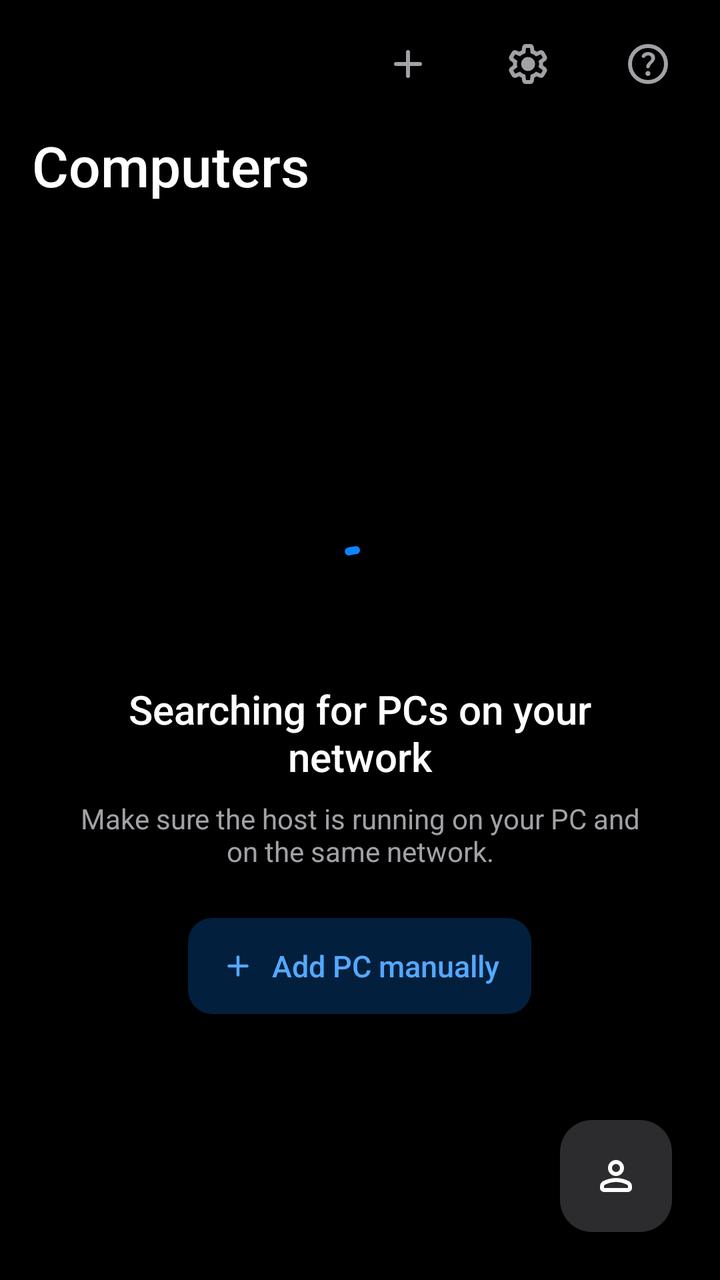
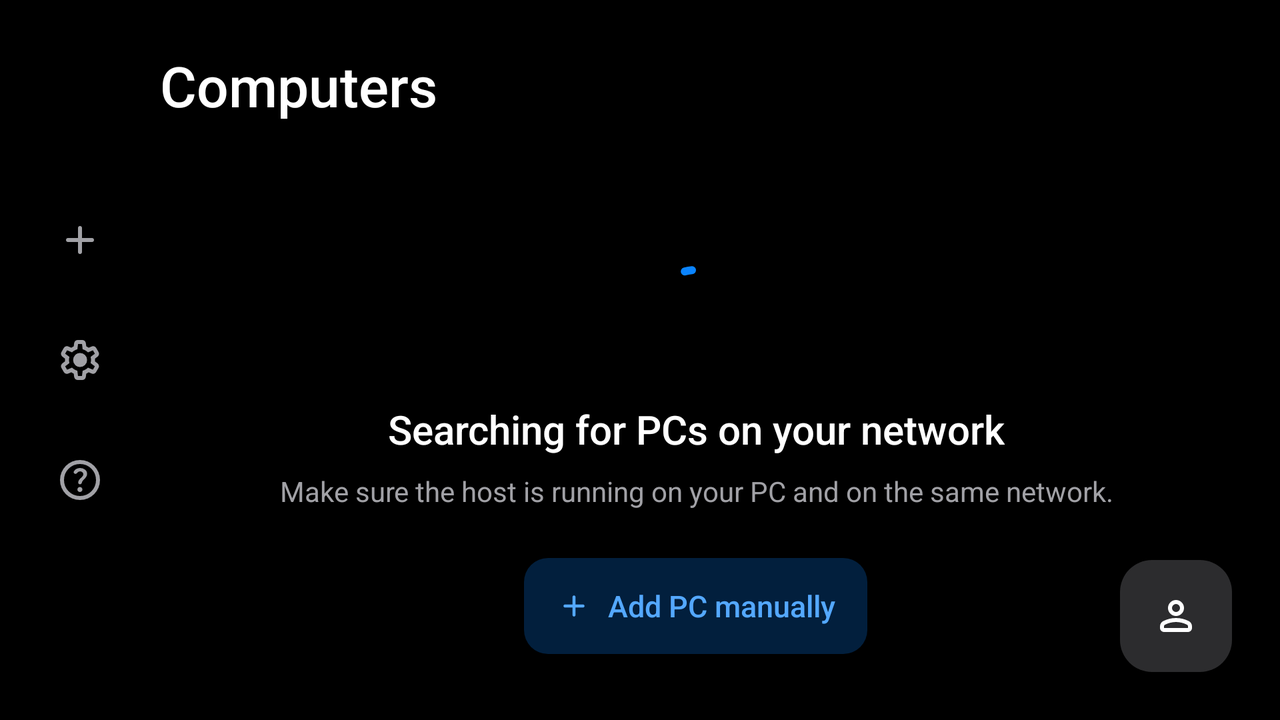

First picture: res/layout/ on a phone held upright. Second picture: the repository's own variant of that layout, on a device whose configuration matches the variant's folder. Source for both follows.
<!-- AndroidManifest.xml: application theme AppTheme -->
<!-- res/layout/activity_pc_view.xml -->
<RelativeLayout xmlns:android="http://schemas.android.com/apk/res/android"
    xmlns:tools="http://schemas.android.com/tools"
    xmlns:app="http://schemas.android.com/apk/res-auto"
    android:background="@color/vw_bg"
    android:layout_width="match_parent"
    android:layout_height="match_parent"
    tools:context=".PcView">

    
    <LinearLayout
        android:id="@+id/pcRail"
        android:layout_width="match_parent"
        android:layout_height="64dp"
        android:layout_alignParentTop="true"
        android:gravity="center_vertical|end"
        android:orientation="horizontal"
        android:paddingLeft="@dimen/vw_space_3"
        android:paddingRight="@dimen/vw_space_3">

        <com.google.android.material.button.MaterialButton
            android:id="@+id/manuallyAddPc"
            style="@style/Widget.Vibe.RailButton"
            android:layout_width="48dp"
            android:layout_height="48dp"
            android:contentDescription="@string/title_add_pc"
            android:tooltipText="@string/title_add_pc"
            android:preferKeepClear="true"
            android:nextFocusRight="@+id/settingsButton"
            app:icon="@drawable/ic_add" />

        <com.google.android.material.button.MaterialButton
            android:id="@+id/settingsButton"
            style="@style/Widget.Vibe.RailButton"
            android:layout_width="48dp"
            android:layout_height="48dp"
            android:contentDescription="@string/pcview_settings"
            android:tooltipText="@string/pcview_settings"
            android:preferKeepClear="true"
            android:layout_marginStart="@dimen/vw_space_3"
            android:layout_marginLeft="@dimen/vw_space_3"
            android:nextFocusLeft="@id/manuallyAddPc"
            android:nextFocusRight="@+id/helpButton"
            android:nextFocusForward="@+id/helpButton"
            app:icon="@drawable/ic_settings_rounded" />

        <com.google.android.material.button.MaterialButton
            android:id="@+id/helpButton"
            style="@style/Widget.Vibe.RailButton"
            android:layout_width="48dp"
            android:layout_height="48dp"
            android:contentDescription="@string/help"
            android:tooltipText="@string/help"
            android:preferKeepClear="true"
            android:layout_marginStart="@dimen/vw_space_3"
            android:layout_marginLeft="@dimen/vw_space_3"
            android:nextFocusLeft="@id/settingsButton"
            app:icon="@drawable/ic_help" />
    </LinearLayout>

    <LinearLayout
        android:id="@+id/pcContent"
        android:layout_width="match_parent"
        android:layout_height="match_parent"
        android:layout_below="@id/pcRail"
        android:orientation="vertical"
        android:paddingLeft="@dimen/vw_space_4"
        android:paddingRight="@dimen/vw_space_4">

        <TextView
            android:id="@+id/pcHeaderTitle"
            android:layout_width="wrap_content"
            android:layout_height="wrap_content"
            android:text="@string/pcview_header_title"
            android:textAppearance="@style/TextAppearance.Vibe.Display" />

        <TextView
            android:id="@+id/pcHeaderSubtitle"
            android:layout_width="wrap_content"
            android:layout_height="wrap_content"
            android:layout_marginTop="@dimen/vw_space_1"
            android:textAppearance="@style/TextAppearance.Vibe.Secondary" />

        <RelativeLayout
            android:id="@+id/pcFragmentContainer"
            android:layout_width="match_parent"
            android:layout_height="0dp"
            android:layout_weight="1"
            android:layout_marginTop="@dimen/vw_space_3">

        <LinearLayout
            android:id="@+id/no_pc_found_layout"
            android:layout_width="wrap_content"
            android:layout_height="wrap_content"
            android:layout_centerInParent="true"
            android:gravity="center_horizontal"
            android:orientation="vertical"
            android:paddingLeft="@dimen/vw_space_4"
            android:paddingRight="@dimen/vw_space_4">

            <com.google.android.material.progressindicator.CircularProgressIndicator
                android:id="@+id/pcs_loading"
                android:layout_width="wrap_content"
                android:layout_height="wrap_content"
                android:indeterminate="true"
                app:indicatorColor="@color/vw_accent"
                app:indicatorSize="48dp"
                app:trackThickness="4dp" />

            <TextView
                android:layout_width="wrap_content"
                android:layout_height="wrap_content"
                android:layout_marginTop="@dimen/vw_space_4"
                android:gravity="center"
                android:maxWidth="480dp"
                android:text="@string/pcview_searching_title"
                android:textAppearance="@style/TextAppearance.Vibe.Section" />

            <TextView
                android:layout_width="wrap_content"
                android:layout_height="wrap_content"
                android:layout_marginTop="@dimen/vw_space_2"
                android:gravity="center"
                android:maxWidth="480dp"
                android:text="@string/pcview_searching_hint"
                android:textAppearance="@style/TextAppearance.Vibe.Secondary" />

            <com.google.android.material.button.MaterialButton
                android:id="@+id/noPcAddButton"
                style="@style/Widget.Vibe.TonalButton"
                android:layout_width="wrap_content"
                android:layout_height="wrap_content"
                android:layout_marginTop="@dimen/vw_space_5"
                android:text="@string/pcview_add_pc_manually"
                app:icon="@drawable/ic_add" />
        </LinearLayout>

        </RelativeLayout>
    </LinearLayout>

    <com.google.android.material.floatingactionbutton.ExtendedFloatingActionButton
        android:id="@+id/profilesButton"
        style="@style/Widget.Vibe.Fab"
        android:layout_width="wrap_content"
        android:layout_height="wrap_content"
        android:layout_alignParentBottom="true"
        android:layout_alignParentEnd="true"
        android:layout_alignParentRight="true"
        android:layout_marginBottom="@dimen/vw_space_5"
        android:layout_marginEnd="@dimen/vw_space_5"
        android:layout_marginRight="@dimen/vw_space_5"
        android:contentDescription="@string/profile_manager_choose_profile"
        app:icon="@drawable/ic_profiles" />

</RelativeLayout>
<!-- resources referenced by this layout -->
<resources>
  <color name="vw_accent">#0A84FF</color>
  <color name="vw_bg">#000000</color>
  <dimen name="vw_space_1">4dp</dimen>
  <dimen name="vw_space_2">8dp</dimen>
  <dimen name="vw_space_3">12dp</dimen>
  <dimen name="vw_space_4">16dp</dimen>
  <dimen name="vw_space_5">24dp</dimen>
  <string name="help">Help</string>
  <string name="pcview_add_pc_manually">Add PC manually</string>
  <string name="pcview_header_title">Computers</string>
  <string name="pcview_searching_hint">Make sure the host is running on your PC and on the same network.</string>
  <string name="pcview_searching_title">Searching for PCs on your network</string>
  <string name="pcview_settings">Settings</string>
  <string name="profile_manager_choose_profile">Choose Profile</string>
  <string name="title_add_pc">Add PC Manually</string>
  <style name="TextAppearance.Vibe.Display">
          <item name="android:textSize">28sp</item>
          <item name="android:fontFamily">sans-serif-medium</item>
      </style>
  <style name="TextAppearance.Vibe.Secondary">
          <item name="android:textSize">14sp</item>
          <item name="android:textColor">@color/vw_on_surface_variant</item>
      </style>
  <style name="TextAppearance.Vibe.Section">
          <item name="android:textSize">20sp</item>
          <item name="android:fontFamily">sans-serif-medium</item>
      </style>
  <color name="vw_on_surface_variant">#A1A1A6</color>
  <color name="vw_on_surface">#FFFFFF</color>
  <color name="vw_surface_high">#2C2C2E</color>
  <color name="vw_accent_tonal">#3D0A84FF</color>
  <dimen name="vw_focus_stroke">3dp</dimen>
  <style name="ShapeAppearance.Vibe.Large" parent="">
          <item name="cornerFamily">rounded</item>
          <item name="cornerSize">@dimen/vw_radius_lg</item>
      </style>
  <dimen name="vw_row_focus_stroke">2dp</dimen>
  <dimen name="vw_radius_md">12dp</dimen>
  <style name="TextAppearance.Vibe.Label">
          <item name="android:textSize">15sp</item>
          <item name="android:fontFamily">sans-serif-medium</item>
      </style>
  <color name="vw_accent_text">#54A8FF</color>
  <!-- from res/values-v29/ -->
  <style name="AppBaseTheme" parent="Theme.Material3.Dark.NoActionBar">
          <item name="android:navigationBarColor">@android:color/transparent</item>
          <item name="android:statusBarColor">@android:color/transparent</item>
          
          <item name="android:forceDarkAllowed">false</item>
      </style>
  <color name="vw_accent_container">#0071E3</color>
  <color name="vw_surface">#1C1C1E</color>
  <color name="vw_separator">#99545458</color>
  <dimen name="vw_radius_lg">16dp</dimen>
  <style name="ShapeAppearance.Vibe.ExtraLarge" parent="">
          <item name="cornerFamily">rounded</item>
          <item name="cornerSize">@dimen/vw_radius_xl</item>
      </style>
  <style name="Preference.Vibe" parent="Preference.Material">
          <item name="android:layout">@layout/vw_pref_row</item>
      </style>
  <style name="Preference.Vibe.CheckBox" parent="Preference.CheckBoxPreference.Material">
          <item name="android:layout">@layout/vw_pref_row</item>
          <item name="android:widgetLayout">@layout/vw_pref_switch</item>
      </style>
  <style name="Preference.Vibe.Dialog" parent="Preference.DialogPreference.Material">
          <item name="android:layout">@layout/vw_pref_row</item>
      </style>
  <style name="Preference.Vibe.EditText" parent="Preference.DialogPreference.EditTextPreference.Material">
          <item name="android:layout">@layout/vw_pref_row</item>
      </style>
  <style name="Preference.Vibe.Category" parent="Preference.Category.Material">
          <item name="android:layout">@layout/vw_pref_category</item>
      </style>
  <dimen name="vw_radius_xl">20dp</dimen>
  <!-- some entries are left out for length -->
</resources>
<!-- res/layout-land/activity_pc_view.xml (the repository's variant of the layout above) -->
<!-- drawn on the phone turned sideways -->
<RelativeLayout xmlns:android="http://schemas.android.com/apk/res/android"
    xmlns:tools="http://schemas.android.com/tools"
    xmlns:app="http://schemas.android.com/apk/res-auto"
    android:background="@color/vw_bg"
    android:layout_width="match_parent"
    android:layout_height="match_parent"
    tools:context=".PcView" >

    
    <LinearLayout
        android:id="@+id/pcRail"
        android:layout_width="80dp"
        android:layout_height="match_parent"
        android:layout_alignParentStart="true"
        android:layout_alignParentLeft="true"
        android:gravity="center"
        android:orientation="vertical">

        <com.google.android.material.button.MaterialButton
            android:id="@+id/manuallyAddPc"
            style="@style/Widget.Vibe.RailButton"
            android:layout_width="48dp"
            android:layout_height="48dp"
            android:contentDescription="@string/title_add_pc"
            android:tooltipText="@string/title_add_pc"
            android:preferKeepClear="true"
            android:nextFocusUp="@id/manuallyAddPc"
            android:nextFocusDown="@+id/settingsButton"
            app:icon="@drawable/ic_add" />

        <com.google.android.material.button.MaterialButton
            android:id="@+id/settingsButton"
            style="@style/Widget.Vibe.RailButton"
            android:layout_width="48dp"
            android:layout_height="48dp"
            android:contentDescription="@string/pcview_settings"
            android:tooltipText="@string/pcview_settings"
            android:preferKeepClear="true"
            android:layout_marginTop="@dimen/vw_space_3"
            android:nextFocusUp="@id/manuallyAddPc"
            android:nextFocusDown="@+id/helpButton"
            android:nextFocusForward="@+id/helpButton"
            app:icon="@drawable/ic_settings_rounded" />

        <com.google.android.material.button.MaterialButton
            android:id="@+id/helpButton"
            style="@style/Widget.Vibe.RailButton"
            android:layout_width="48dp"
            android:layout_height="48dp"
            android:contentDescription="@string/help"
            android:tooltipText="@string/help"
            android:preferKeepClear="true"
            android:layout_marginTop="@dimen/vw_space_3"
            android:nextFocusUp="@id/settingsButton"
            android:nextFocusDown="@id/helpButton"
            app:icon="@drawable/ic_help" />
    </LinearLayout>

    <LinearLayout
        android:id="@+id/pcContent"
        android:layout_width="match_parent"
        android:layout_height="match_parent"
        android:layout_toEndOf="@id/pcRail"
        android:layout_toRightOf="@id/pcRail"
        android:orientation="vertical"
        android:paddingTop="@dimen/vw_gutter"
        android:paddingEnd="@dimen/vw_gutter"
        android:paddingRight="@dimen/vw_gutter">

        <TextView
            android:id="@+id/pcHeaderTitle"
            android:layout_width="wrap_content"
            android:layout_height="wrap_content"
            android:text="@string/pcview_header_title"
            android:textAppearance="@style/TextAppearance.Vibe.Display" />

        <TextView
            android:id="@+id/pcHeaderSubtitle"
            android:layout_width="wrap_content"
            android:layout_height="wrap_content"
            android:layout_marginTop="@dimen/vw_space_1"
            android:textAppearance="@style/TextAppearance.Vibe.Secondary" />

        <RelativeLayout
            android:id="@+id/pcFragmentContainer"
            android:layout_width="match_parent"
            android:layout_height="0dp"
            android:layout_weight="1"
            android:layout_marginTop="@dimen/vw_space_3">

        <LinearLayout
            android:id="@+id/no_pc_found_layout"
            android:layout_width="wrap_content"
            android:layout_height="wrap_content"
            android:layout_centerInParent="true"
            android:gravity="center_horizontal"
            android:orientation="vertical"
            android:paddingLeft="@dimen/vw_space_4"
            android:paddingRight="@dimen/vw_space_4">

            <com.google.android.material.progressindicator.CircularProgressIndicator
                android:id="@+id/pcs_loading"
                android:layout_width="wrap_content"
                android:layout_height="wrap_content"
                android:indeterminate="true"
                app:indicatorColor="@color/vw_accent"
                app:indicatorSize="48dp"
                app:trackThickness="4dp" />

            <TextView
                android:layout_width="wrap_content"
                android:layout_height="wrap_content"
                android:layout_marginTop="@dimen/vw_space_4"
                android:gravity="center"
                android:maxWidth="480dp"
                android:text="@string/pcview_searching_title"
                android:textAppearance="@style/TextAppearance.Vibe.Section" />

            <TextView
                android:layout_width="wrap_content"
                android:layout_height="wrap_content"
                android:layout_marginTop="@dimen/vw_space_2"
                android:gravity="center"
                android:maxWidth="480dp"
                android:text="@string/pcview_searching_hint"
                android:textAppearance="@style/TextAppearance.Vibe.Secondary" />

            <com.google.android.material.button.MaterialButton
                android:id="@+id/noPcAddButton"
                style="@style/Widget.Vibe.TonalButton"
                android:layout_width="wrap_content"
                android:layout_height="wrap_content"
                android:layout_marginTop="@dimen/vw_space_5"
                android:text="@string/pcview_add_pc_manually"
                app:icon="@drawable/ic_add" />
        </LinearLayout>

        </RelativeLayout>
    </LinearLayout>

    <com.google.android.material.floatingactionbutton.ExtendedFloatingActionButton
        android:id="@+id/profilesButton"
        style="@style/Widget.Vibe.Fab"
        android:layout_width="wrap_content"
        android:layout_height="wrap_content"
        android:layout_alignParentBottom="true"
        android:layout_alignParentEnd="true"
        android:layout_alignParentRight="true"
        android:layout_marginBottom="@dimen/vw_space_5"
        android:layout_marginEnd="@dimen/vw_space_5"
        android:layout_marginRight="@dimen/vw_space_5"
        android:contentDescription="@string/profile_manager_choose_profile"
        app:icon="@drawable/ic_profiles" />

</RelativeLayout>
<!-- resources referenced by the variant -->
<!-- as the phone turned sideways resolves them -->
<resources>
  <color name="vw_accent">#0A84FF</color>
  <color name="vw_bg">#000000</color>
  <dimen name="vw_gutter">24dp</dimen>
  <dimen name="vw_space_1">4dp</dimen>
  <dimen name="vw_space_2">8dp</dimen>
  <dimen name="vw_space_3">12dp</dimen>
  <dimen name="vw_space_4">16dp</dimen>
  <dimen name="vw_space_5">24dp</dimen>
  <string name="help">Help</string>
  <string name="pcview_add_pc_manually">Add PC manually</string>
  <string name="pcview_header_title">Computers</string>
  <string name="pcview_searching_hint">Make sure the host is running on your PC and on the same network.</string>
  <string name="pcview_searching_title">Searching for PCs on your network</string>
  <string name="pcview_settings">Settings</string>
  <string name="profile_manager_choose_profile">Choose Profile</string>
  <string name="title_add_pc">Add PC Manually</string>
  <style name="TextAppearance.Vibe.Display">
          <item name="android:textSize">28sp</item>
          <item name="android:fontFamily">sans-serif-medium</item>
      </style>
  <style name="TextAppearance.Vibe.Secondary">
          <item name="android:textSize">14sp</item>
          <item name="android:textColor">@color/vw_on_surface_variant</item>
      </style>
  <style name="TextAppearance.Vibe.Section">
          <item name="android:textSize">20sp</item>
          <item name="android:fontFamily">sans-serif-medium</item>
      </style>
  <color name="vw_on_surface_variant">#A1A1A6</color>
  <color name="vw_on_surface">#FFFFFF</color>
  <color name="vw_surface_high">#2C2C2E</color>
  <color name="vw_accent_tonal">#3D0A84FF</color>
  <dimen name="vw_focus_stroke">3dp</dimen>
  <style name="ShapeAppearance.Vibe.Large" parent="">
          <item name="cornerFamily">rounded</item>
          <item name="cornerSize">@dimen/vw_radius_lg</item>
      </style>
  <dimen name="vw_row_focus_stroke">2dp</dimen>
  <dimen name="vw_radius_md">12dp</dimen>
  <style name="TextAppearance.Vibe.Label">
          <item name="android:textSize">15sp</item>
          <item name="android:fontFamily">sans-serif-medium</item>
      </style>
  <color name="vw_accent_text">#54A8FF</color>
  <!-- from res/values-v29/ -->
  <style name="AppBaseTheme" parent="Theme.Material3.Dark.NoActionBar">
          <item name="android:navigationBarColor">@android:color/transparent</item>
          <item name="android:statusBarColor">@android:color/transparent</item>
          
          <item name="android:forceDarkAllowed">false</item>
      </style>
  <color name="vw_accent_container">#0071E3</color>
  <color name="vw_surface">#1C1C1E</color>
  <color name="vw_separator">#99545458</color>
  <dimen name="vw_radius_lg">16dp</dimen>
  <style name="ShapeAppearance.Vibe.ExtraLarge" parent="">
          <item name="cornerFamily">rounded</item>
          <item name="cornerSize">@dimen/vw_radius_xl</item>
      </style>
  <style name="Preference.Vibe" parent="Preference.Material">
          <item name="android:layout">@layout/vw_pref_row</item>
      </style>
  <style name="Preference.Vibe.CheckBox" parent="Preference.CheckBoxPreference.Material">
          <item name="android:layout">@layout/vw_pref_row</item>
          <item name="android:widgetLayout">@layout/vw_pref_switch</item>
      </style>
  <style name="Preference.Vibe.Dialog" parent="Preference.DialogPreference.Material">
          <item name="android:layout">@layout/vw_pref_row</item>
      </style>
  <style name="Preference.Vibe.EditText" parent="Preference.DialogPreference.EditTextPreference.Material">
          <item name="android:layout">@layout/vw_pref_row</item>
      </style>
  <style name="Preference.Vibe.Category" parent="Preference.Category.Material">
          <item name="android:layout">@layout/vw_pref_category</item>
      </style>
  <dimen name="vw_radius_xl">20dp</dimen>
  <!-- some entries are left out for length -->
</resources>
